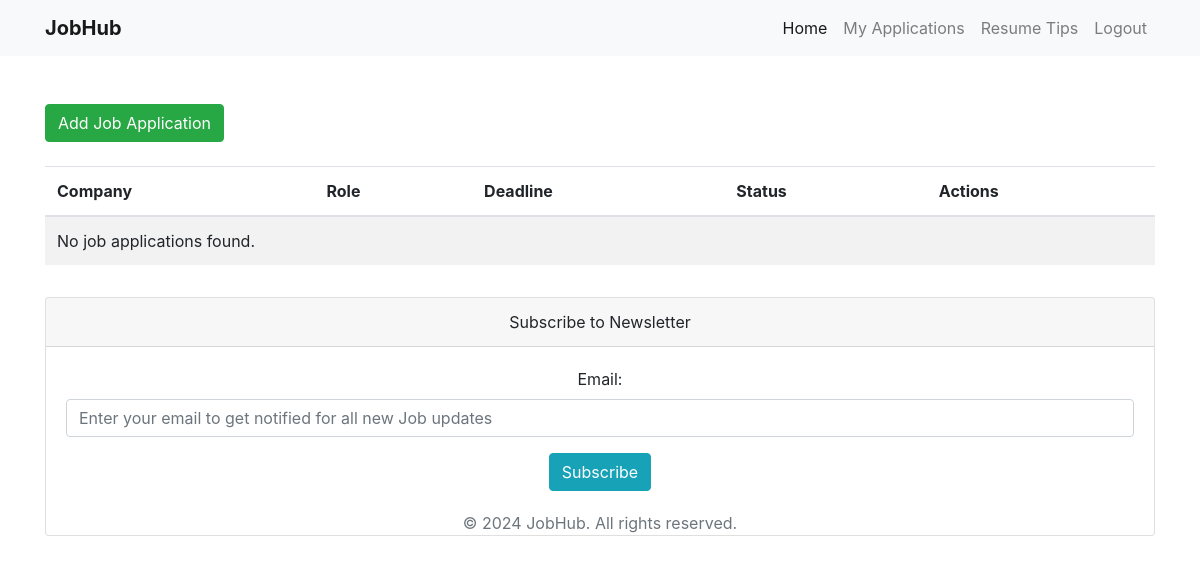
The page /job-application-tracker (signed in) on the database as committed earlier.
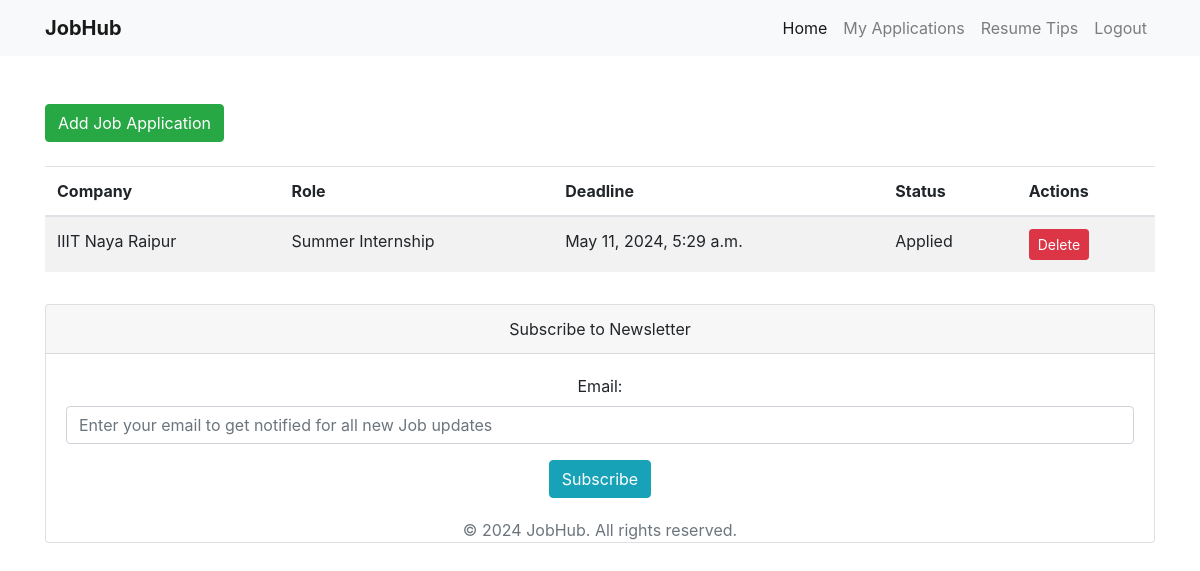
The same page on the database as committed later.
### jobs/models.py (models this page shows, shortened)
class UserJobApplication(models.Model):
    user = models.ForeignKey(User, on_delete=models.CASCADE)
    job_application = models.ForeignKey(JobApplication, on_delete=models.CASCADE)
    application_date = models.DateField(default=timezone.now)
    status = models.CharField(max_length=50, blank=True)
    notes = models.TextField(blank=True)
    posted_on = models.DateTimeField(default=timezone.now)

class JobApplication(models.Model):
    s_no = models.AutoField(primary_key=True)
    company = models.CharField(max_length=100,blank=True)
    role = models.CharField(max_length=100,blank=True)
    deadline = models.DateTimeField(blank=True)
    status = models.CharField(max_length=50,blank=True)
    link = models.URLField(max_length=200,blank=True)
    remarks = models.TextField(blank=True)
    medium = models.CharField(max_length=50,blank=True)
    posted_on = models.DateTimeField(default=timezone.now)

### jobs/views.py (the view)
# urls.py: path('job-application-tracker', views.job_application_tracker, name='job_application_tracker'),
def job_application_tracker(request):
    user_job_applications = UserJobApplication.objects.filter(user=request.user)
    jobs = JobApplication.objects.all()
    return render(request, 'job_application_tracker.html', {'user_job_applications': user_job_applications, 'jobs': jobs})

### templates/job_application_tracker.html (shortened to what this page needs)
{% extends 'base.html' %}
{% load static %}
{% block content %}
{% include 'navbar.html' %}
<div class="container mt-5">
    <div class="row">
        <div class="col-md-12">
             <button type="button" class="btn btn-success" data-toggle="modal" data-target="#addJobApplicationModal">Add Job Application</button>
             <br>
            <table class="table table-striped">
                <thead>
                    <tr>
                        <th>Company</th>
                        <th>Role</th>
                        <th>Deadline</th>
                        <th>Status</th>
                        <th>Actions</th>
                    </tr>
                </thead>
                <tbody>
                    {% for user_job_application in user_job_applications %}
                    <tr>
                        <td>{{ user_job_application.job_application.company }}</td>
                        <td>{{ user_job_application.job_application.role }}</td>
                        <td>{{ user_job_application.job_application.deadline }}</td>
                        <td>{{ user_job_application.status }}</td>
                        <td>
                            <a href="{% url 'delete_job_application' user_job_application.id %}" class="btn btn-sm btn-danger">Delete</a>
                        </td>
                    </tr>
                    {% empty %}
                    <tr>
                        <td colspan="5">No job applications found.</td>
                    </tr>
                    {% endfor %}
                </tbody>
            </table>
        </div>
    </div>
</div>
{% include 'footer.html' %}
{% endblock %}

### templates/base.html (shortened to what this page needs)
{% load static %}
<!DOCTYPE html>
<html lang="en">
<head>
    <link href="https://stackpath.bootstrapcdn.com/bootstrap/4.5.2/css/bootstrap.min.css" rel="stylesheet">
</head>
<body>
{% block content %}
{% endblock %}
</body>
</html>

### templates/navbar.html (shortened to what this page needs)
{% if user.is_authenticated %}
<nav class="navbar navbar-expand-lg navbar-light bg-light">
  <div class="container">
    <a class="navbar-brand" href="{% url 'index' %}">JobHub</a>
    <div class="collapse navbar-collapse" id="navbarNav">
      <ul class="navbar-nav ml-auto">
        <li class="nav-item active">
          <a class="nav-link" href="{% url 'index' %}">Home</a>
        </li>
        <li class="nav-item">
          <a class="nav-link" href="{% url 'job_application_tracker' %}"
            >My Applications</a
          >
        </li>
        <li class="nav-item">
          <a class="nav-link" href="{% url 'resume_tips' %}">Resume Tips</a>
        </li>
        <li class="nav-item">
          <a class="nav-link" href="{% url 'logout' %}">Logout</a>
        </li>
      </ul>
    </div>
  </div>
</nav>
{% endif %}

### templates/footer.html (shortened to what this page needs)
<footer class="footer mt-auto py-3">
    <div class="container text-center">
        <div class="card">
            <div class="card-header">Subscribe to Newsletter</div>
            <div class="card-body">
              <form
                id="newsletterForm"
                action="{% url 'subscribe_newsletter' %}"
                method="post"
              >
                <div class="form-group">
                  <label for="email">Email:</label>
                  <input
                    type="email"
                    name="email"
                    id="email"
                    class="form-control"
                    placeholder="Enter your email to get notified for all new Job updates"
                    required
                  />
                </div>
                <button type="submit" class="btn btn-info">Subscribe</button>
              </form>
            </div>
             <span class="text-muted">&copy; 2024 JobHub. All rights reserved.</span>
          </div>
    </div>
</footer>

### templates/base.html (style rules this page uses)
.navbar { background-color: #343a40; }
.navbar-brand { font-weight: bold; color: #ffffff; }
.navbar-nav .nav-link { color: #ffffff; }

Rows that differ between the two databases and show on the page:
added UserJobApplication: job_application.company "IIIT Naya Raipur", job_application.role "Summer Internship", job_application.deadline "May 11, 2024, 5:29 a.m.", status "Applied"
Other text that changed with them:
text no longer shown: "No job applications found."
